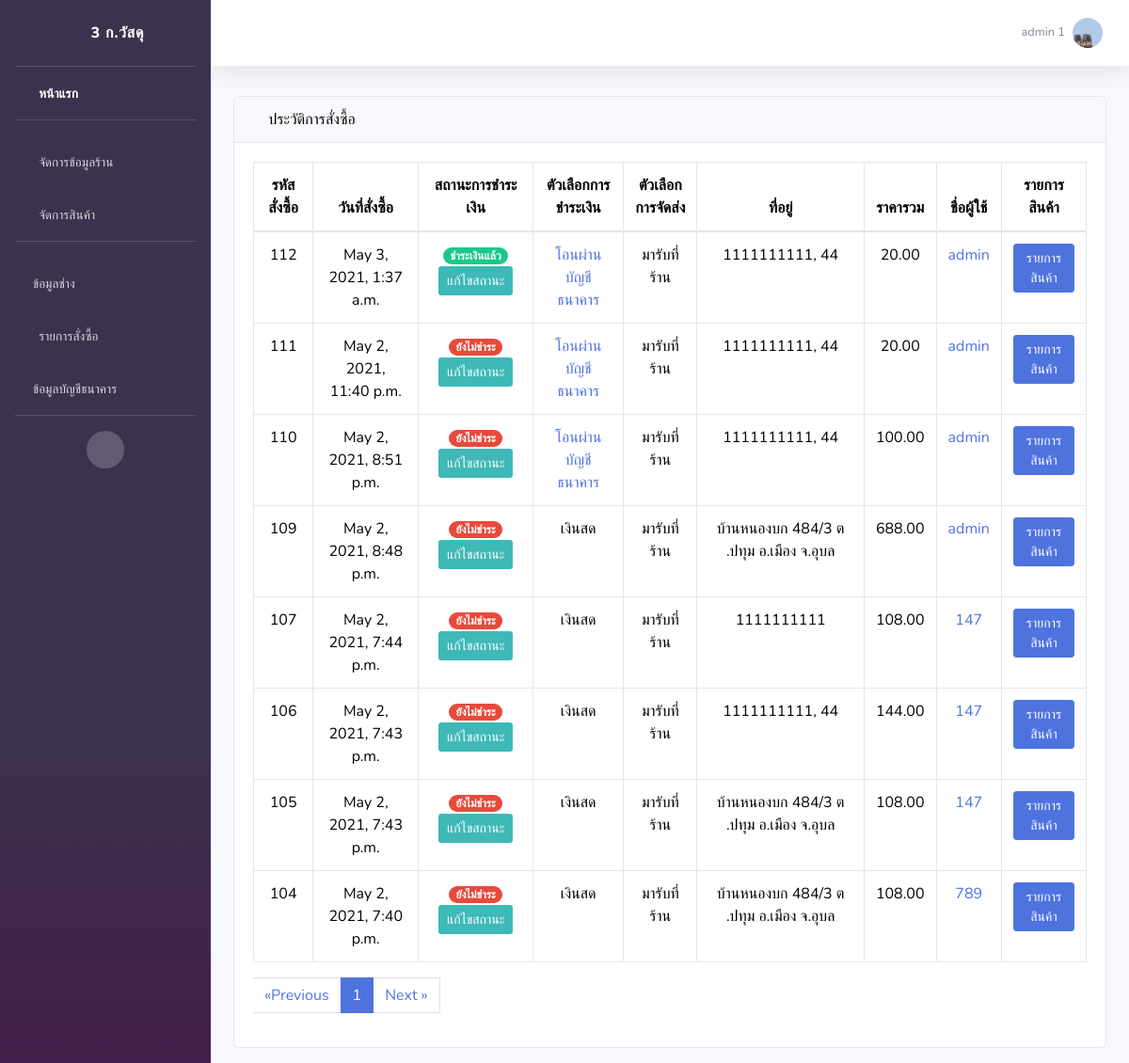
The app's page /orderAll (signed in) with its own data.
### api/models.py (models this page shows, shortened)
class Users(AbstractUser):
    first_name = models.CharField(max_length=100,default=' ',verbose_name = 'ชื่อ')
    last_name = models.CharField(max_length=100,default=' ',verbose_name = 'นามสกุล')
    email = models.CharField(max_length=50,default=' ',verbose_name = 'อีเมล')
    phone = models.CharField(max_length=100,default=' ',verbose_name = 'เบอร์โทรศัพท์')
    avatar = models.ImageField(upload_to='images/users/', default='images/users/no-img.png' ,verbose_name = 'รูปโปรไฟล์')
    password = models.CharField(max_length=500,default=' ')
    def __str__(self):
        return f'{self.username} '

class Order(models.Model):
    user = models.ForeignKey(Users, on_delete=models.CASCADE, null=True)
    money_status = models.ForeignKey(Money_Status,on_delete=models.CASCADE,default=1,null=True,verbose_name = 'สถานะการชำระเงิน') #สถานะการชำระเงิน
    delivery_options = models.ForeignKey(Delivery_Options,verbose_name = 'ตัวเลือกการจัดส่ง',on_delete=models.SET_NULL, blank=True, null=True)
    PAYMENT_CHOICES = (
    ('โอนผ่านบัญชีธนาคาร', 'โอนผ่านบัญชีธนาคาร'),
    ('เงินสด', 'เงินสด')
)
    payment_option = models.CharField(max_length=100,choices=PAYMENT_CHOICES)
    address = models.CharField(max_length=191)
    ordered_date = models.DateTimeField(auto_now_add=True)
    products = models.ManyToManyField(OrderItem)
    ordered = models.BooleanField(default=False,null=True)
    def get_total(self):
        total = 0
        for order_product in self.products.all():
            total += order_product.get_total_product_price()
        return total
    def as_bootstrap_status(self):
        if self.money_status.money_status =='ชำระเงินแล้ว':
            return 'success'
        elif self.money_status.money_status == 'ยังไม่ชำระ' :
            return 'danger'

class Money_Status(models.Model):
    money_status =  models.CharField(max_length=100,default=' ',verbose_name = 'สถานะการชำระเงิน')
    def __str__(self):
        return f'{self.money_status} '
    class Meta:
        verbose_name = 'สถานะการชำระเงิน'

class Delivery_Options (models.Model):
    delivery_options =  models.CharField(max_length=1000,verbose_name = 'ตัวเลือกการจัดส่ง')
    def __str__(self):
        return f'{self.delivery_options} '
    class Meta:
        verbose_name = 'ตัวเลือกการจัดส่ง'

class OrderItem(models.Model):
    user = models.ForeignKey(Users, on_delete=models.CASCADE)
    product = models.ForeignKey(Product, on_delete=models.CASCADE)
    quantity = models.IntegerField(default=1)
    ordered = models.BooleanField(default=False)
    def get_total_product_price(self):
        return self.quantity * self.product.price

class Product(models.Model):
    name = models.CharField(max_length=1000,default=' ',verbose_name = 'ชื่อสินค้า')
    price = models.DecimalField(max_digits=7, decimal_places=2)
    product_detail = models.TextField(max_length=10000,default=' ',verbose_name = 'รายละเอียดสินค้า')
    product_img = models.ImageField(upload_to='images/product/', default='images/product/no-img.png' ,verbose_name = 'รูปสินค้า')
    product_type = models.ForeignKey(Product_Type,on_delete=models.CASCADE,verbose_name = 'หมวดหมู่สินค้า') #หมวดหมู่สินค้า
    quantity = models.IntegerField(verbose_name = 'จำนวนสินค้า') #จำนวนสินค้า
    received_quantity = models.IntegerField(default = 0, null = True, blank = True) #ตัวแปรเพิ่มจำนวนสินค้าในสต๊อก
    quantityS = models.IntegerField(default = 0, null = True, blank = True)
    class Meta:
        verbose_name = 'สินค้า'

### api/views.py (the view)
# urls.py: path('orderAll',views.orderAll),
def orderAll(req,id=0):
    order = Order.objects.filter(ordered=True,).order_by('-id')
    payment = Payment.objects.filter(order=id)
    paginator = Paginator(order,8) #จำนวนรายการ/หน้า
    page = req.GET.get('page')
    try:
        orders = paginator.page(page)
    except PageNotAnInteger:
        orders = paginator.page(1)
    except EmptyPage:
        orders = paginator.page(paginator.num_pages)
    return render(req, 'api/orderAll.html',{
        'orders':orders,
        'payment':payment,
        'money_status': Money_Status.objects.all()
    })

### api/templates/api/orderAll.html (shortened to what this page needs)
{% extends 'api/base.html' %}
{% block content %}
<div id="content-wrapper">
  <div class="container-fluid">
      <div class="card mb-3">
          <div class="card-header">
              <i class="fas fa-table"></i>
              ประวัติการสั่งซื้อ
          </div>
          <div class="card-body">
              <div class="table-responsive">
                  <table class="table table-bordered" id="dataTable" width="100%" cellspacing="0" align="center" id="sortTable">
                      <thead>
                      <tr>
                        <th>รหัสสั่งซื้อ</th>
                        <th>วันที่สั่งซื้อ</th>
                          <th>สถานะการชำระเงิน</th>
                          <th>ตัวเลือกการชำระเงิน</th>
                          <th>ตัวเลือกการจัดส่ง</th>
                          <th>ที่อยู่</th>
                          <th>ราคารวม</th>
                          <th>ชื่อผู้ใช้</th>
                          <th>รายการสินค้า</th>
                      </tr>
                      </thead>
                      <tbody>
                      {% for i in orders %}
                          <tr>
                            <td>{{ i.id }}</td>
                              <td>{{ i.ordered_date }}</td>
                              <td class> <span class="badge badge-pill badge-{{i.as_bootstrap_status}}">{{ i.money_status }}</span>
                                <a class="btn btn-sm btn" style="  background-color: rgb(63, 184, 184); color: white;" href="/editOrder/{{i.id}}"> แก้ไขสถานะ</a>
                            </td>
                              <td>
                                {% if i.payment_option == 'โอนผ่านบัญชีธนาคาร' %}
                                  <a href="test/{{i.id}}">
                                    {{i.payment_option}}</a>
                                  {% else %}
                                  {{ i.payment_option}}
                                  {% endif %}
                                </td>
                              <td>{{ i.delivery_options}}</td>
                              <td> {{i.address}}</td>
                              <td>{{i.get_total}}</td>
                              <td>
                                <a href="users/{{i.user.id}}">{{ i.user }}</a>
                                </td>
                              <td>
                                  <a class="btn btn-sm btn-primary" href="/orderproductAll/{{i.id}}"> รายการสินค้า</a>
                              </td>
                          </tr>
                         {% endfor %}
                      </tbody>
                  </table><s></s>
                  {% if orders.has_other_pages %}
                  <ul class="pagination">
                    {% if orders.has_previous %}
                      <li><a class="page-link" href="?page={{ orders.previous_page_number }}">&laquo;  Previous</a></li>
                      <li><a class="page-link" href="?page={{ orders.previous_page_number }}">{{ orders.previous_page_number }} </a></li>
                    {% else %}
                      <li class="disabled page-link"><span>&laquo;Previous</span></li>
                    {% endif %}
                    <li class="page-item active">
                      <span class="page-link">
                          <span class="current" >
                              {{ orders.number }}
                            </span>
                      </span>
                    </li>
                    {% if orders.has_next %}
                      <li><a class="page-link"  href="?page={{ orders.next_page_number }}">Next &raquo; </a></li>
                    {% else %}
                      <li class="disabled page-link"><span>Next &raquo;</span></li>
                    {% endif %}
                  </ul>
                {% endif %}
              </div>
          </div>
      </div>
  </div>
</div>
{% endblock %}

### api/templates/api/base.html (shortened to what this page needs)
<!DOCTYPE html>
{% load static %}
<html lang="en">
<head>
    <link href="{% static 'api/vendor/fontawesome-free/css/all.min.css'%}" rel="stylesheet" type="text/css">
    <link href="{% static 'api/css/sb-admin-2.min.css'%}" rel="stylesheet">
</head>
<body id="page-top">
    <div id="wrapper">
        {% if request.user.is_superuser %}
        <ul class="navbar-nav bg-gradient-primary sidebar sidebar-dark accordion" id="accordionSidebar">
            <a class="sidebar-brand d-flex align-items-center justify-content-center" href="">
                <div class="sidebar-brand-icon rotate-n-15">
                    <i class="fas fa-laugh-wink"></i>
                </div>
                <div class="sidebar-brand-text mx-3"> 3 ก.วัสดุ</div>
            </a>
            <hr class="sidebar-divider my-0">
            <li class="nav-item active">
                <a class="nav-link" href="/">
                    <i class="fas fa-fw fa-tachometer-alt"></i>
                    <span>หน้าแรก</span></a>
            </li>
            <hr class="sidebar-divider">
            <li class="nav-item ">
                <a class="nav-link" href="/store">
                    <i class="fas fa-fw fa-tachometer-alt"></i>
                    <span>จัดการข้อมูลร้าน</span></a>
            </li>
            <li class="nav-item">
                <a class="nav-link collapsed" href="#" data-toggle="collapse" data-target="#collapseTwo"
                    aria-expanded="true" aria-controls="collapseTwo">
                    <i class="fas fa-fw fa-cog"></i>
                    <span>จัดการสินค้า</span>
                </a>
            </li>
            <hr class="sidebar-divider">
            <li class="nav-item">
                <a class="nav-link collapsed" href="#" data-toggle="collapse" data-target="#collapseUtilities"
                    aria-expanded="true" aria-controls="collapseUtilities">
                    <i class="fa fa-list-alt"></i>
                    <span>ข้อมูลช่าง</span>
                </a>
            </li>
            <li class="nav-item">
                <a class="nav-link" href="/orderAll">
                    <i class="fas fa-fw fa-wrench"></i>
                    <span>รายการสั่งซื้อ</span></a>
            </li>
            <li class="nav-item">
                <a class="nav-link collapsed" href="#" data-toggle="collapse" data-target="#collapsePages"
                    aria-expanded="true" aria-controls="collapsePages">
                    <i class="fa fa-list-alt"></i>
                    <span>ข้อมูลบัญชีธนาคาร</span>
                </a>
            </li>
            <hr class="sidebar-divider d-none d-md-block">
            <div class="text-center d-none d-md-inline">
                <button class="rounded-circle border-0" id="sidebarToggle"></button>
            </div>
        </ul>
        <div id="content-wrapper" class="d-flex flex-column">
            <div id="content">
                <nav class="navbar navbar-expand navbar-light bg-white topbar mb-4 static-top shadow">
                    <ul class="navbar-nav ml-auto">
                        <li class="nav-item dropdown no-arrow">
                            <a class="nav-link dropdown-toggle" href="#" id="userDropdown" role="button"
                                data-toggle="dropdown" aria-haspopup="true" aria-expanded="false">
                                <span class="mr-2 d-none d-lg-inline text-gray-600 small">  {{user.first_name}}  {{user.last_name}}  </span>
                                <img class="img-profile rounded-circle"
                                src="{{user.avatar.url}} ">
                            </a>
                        </li>
                    </ul>
                </nav>
                <div class="mt-2 pt-2">
                    </div>
                {% block content %}
                {% endblock %}
        </div>   {% endif %}
    </div>
</body>
</html>

### api/templates/api/orderAll.html (style rules this page uses)
body { font-family: Nunito,-apple-system,BlinkMacSystemFont,"Segoe UI",Roboto,"Helvetica Neue",Arial,sans-serif,"Apple Color Emoji","Segoe UI Emoji","Segoe UI Symbol","Noto Color Emoji"; line-height: 1.5; color: #000000; text-align: left; }
.table { width: 100%; margin-bottom: 1rem; color: #000000; text-align: center; }

### records on screen
Users: first_name "admin", last_name "1", avatar (picture)
Order: id "112", ordered_date "May 3, 2021, 1:37 a.m.", money_status "ชำระเงินแล้ว", payment_option "โอนผ่านบัญชีธนาคาร", delivery_options "มารับที่ร้าน", address "1111111111, 44", get_total "20.00", user "admin"
Order: id "111", ordered_date "May 2, 2021, 11:40 p.m.", money_status "ยังไม่ชำระ", payment_option "โอนผ่านบัญชีธนาคาร", delivery_options "มารับที่ร้าน", address "1111111111, 44", get_total "20.00", user "admin"
Order: id "110", ordered_date "May 2, 2021, 8:51 p.m.", money_status "ยังไม่ชำระ", payment_option "โอนผ่านบัญชีธนาคาร", delivery_options "มารับที่ร้าน", address "1111111111, 44", get_total "100.00", user "admin"
Order: id "109", ordered_date "May 2, 2021, 8:48 p.m.", money_status "ยังไม่ชำระ", payment_option "เงินสด", delivery_options "มารับที่ร้าน", address "บ้านหนองบก 484/3 ต .ปทุม อ.เมือง จ.อุบล", get_total "688.00", user "admin"
Order: id "107", ordered_date "May 2, 2021, 7:44 p.m.", money_status "ยังไม่ชำระ", payment_option "เงินสด", delivery_options "มารับที่ร้าน", address "1111111111", get_total "108.00", user "147"
Order: id "106", ordered_date "May 2, 2021, 7:43 p.m.", money_status "ยังไม่ชำระ", payment_option "เงินสด", delivery_options "มารับที่ร้าน", address "1111111111, 44", get_total "144.00", user "147"
Order: id "105", ordered_date "May 2, 2021, 7:43 p.m.", money_status "ยังไม่ชำระ", payment_option "เงินสด", delivery_options "มารับที่ร้าน", address "บ้านหนองบก 484/3 ต .ปทุม อ.เมือง จ.อุบล", get_total "108.00", user "147"
Order: id "104", ordered_date "May 2, 2021, 7:40 p.m.", money_status "ยังไม่ชำระ", payment_option "เงินสด", delivery_options "มารับที่ร้าน", address "บ้านหนองบก 484/3 ต .ปทุม อ.เมือง จ.อุบล", get_total "108.00", user "789"

### other values on screen
{{ orders.number }} "1"
